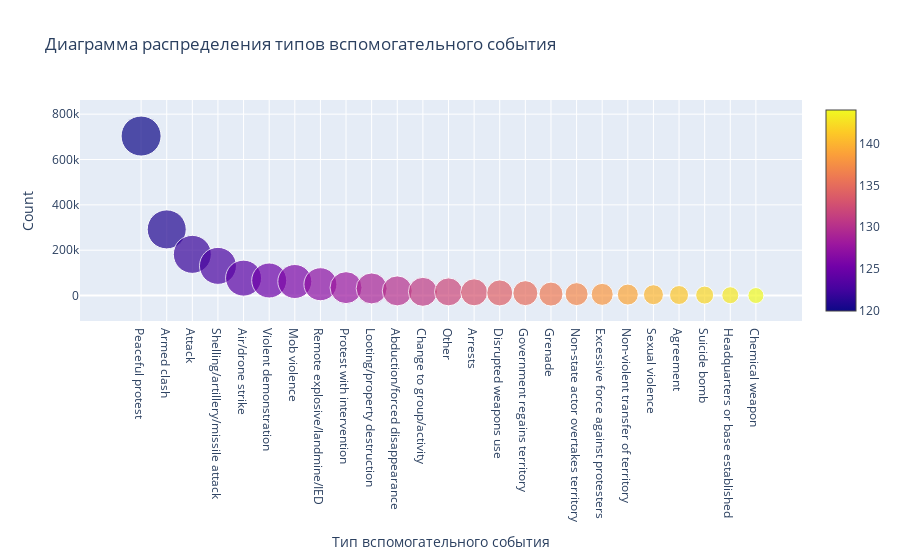

The cell this chart's notebook holds for it:
### Markdown cell above
### Диаграмма интерактивна, вы можете навести на каждый "пузырь" и посмотреть, какое количество конкретного вспомогательного события имело место в данных.

### Code cell
plt.figure(figsize=(15,9))
import plotly.graph_objects as go
fig = go.Figure(data=[go.Scatter(
    x=c['index'],
    y=c['Sub_event_type'],
    mode='markers',
    marker=dict(
        color=[120,121,122,123,124,125, 126,127,128, 129,130,131,132,133,134,135,136,137,138,139,140,141,142,143,144],
        size=[40, 39, 38, 37, 36, 35,34, 33, 32, 31, 30, 29,28, 27, 26, 25, 24, 23,22,21,20,19,18,17,16],
        showscale=True
        )
)])
fig.update_layout(
    title='Диаграмма распределения типов вспомогательного события',
    xaxis=dict(
        title='Тип вспомогательного события'),
    yaxis=dict(
        title='Count'))

fig.show()

### Figure 1 — Plotly figure (JSON) as saved in the notebook; plotly's stock layout.template omitted (floating-point values rounded to 4 significant figures)
{"data": [{"marker": {"color": [120, 121, 122, 123, 124, 125, 126, 127, 128, 129, 130, 131, 132, 133, 134, 135, 136, 137, 138, 139, 140, 141, 142, 143, 144], "showscale": true, "size": [40, 39, 38, 37, 36, 35, 34, 33, 32, 31, 30, 29, 28, 27, 26, 25, 24, 23, 22, 21, 20, 19, 18, 17, 16]}, "mode": "markers", "type": "scatter", "x": ["Peaceful protest", "Armed clash", "Attack", "Shelling/artillery/missile attack", "Air/drone strike", "Violent demonstration", "Mob violence", "Remote explosive/landmine/IED", "Protest with intervention", "Looting/property destruction", "Abduction/forced disappearance", "Change to group/activity", "Other", "Arrests", "Disrupted weapons use", "Government regains territory", "Grenade", "Non-state actor overtakes territory", "Excessive force against protesters", "Non-violent transfer of territory", "Sexual violence", "Agreement", "Suicide bomb", "Headquarters or base established", "Chemical weapon"], "y": [703476, 291761, 181655, 130848, 76838, 66424, 61950, 49939, 34849, 31399, 20588, 16433, 16293, 14228, 11606, 10538, 6458, 6295, 5192, 4309, 3730, 2351, 2041, 1403, 112]}], "layout": {"title": {"text": "Диаграмма распределения типов вспомогательного события"}, "xaxis": {"title": {"text": "Тип вспомогательного события"}}, "yaxis": {"title": {"text": "Count"}}}}
